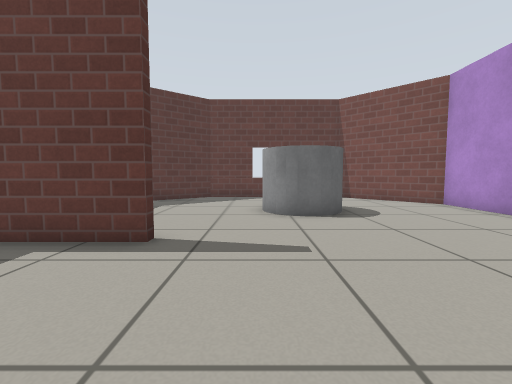
[1] (above)

12 first-person views from a walk through a Gazebo world. The camera is 0.6 m above the floor, tilts 4° down and sees 90° across. The floor is counted in squares, 0.5 m on a side. Each view is taken from the middle of a square. On the plan, view 1 faces up. The plan holds only what a view shows up to about 12 squares ahead; the rest is blank. Simple patterns stand in for the simulator's built-in surfaces.

[2]
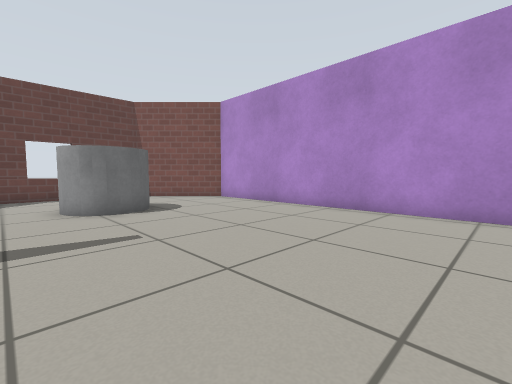

[3]
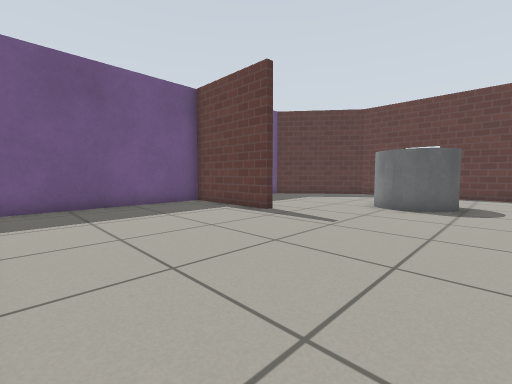

[4]
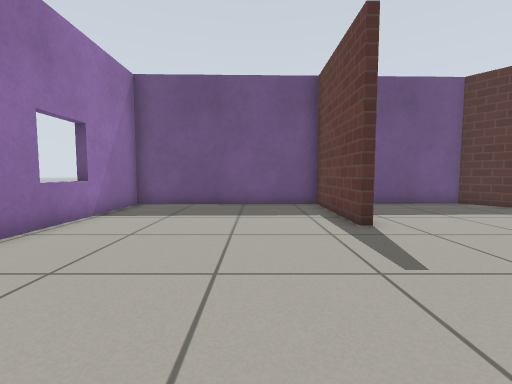

[5]
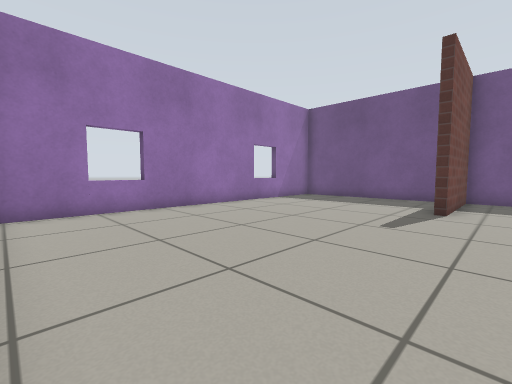

[6]
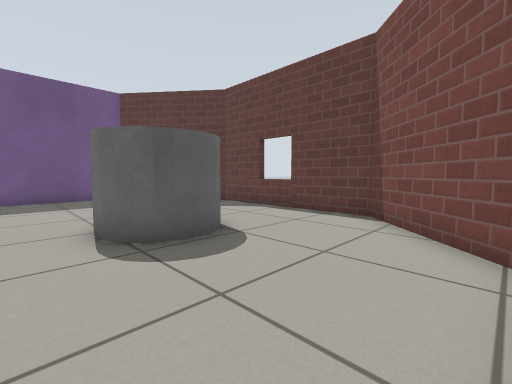

[7]
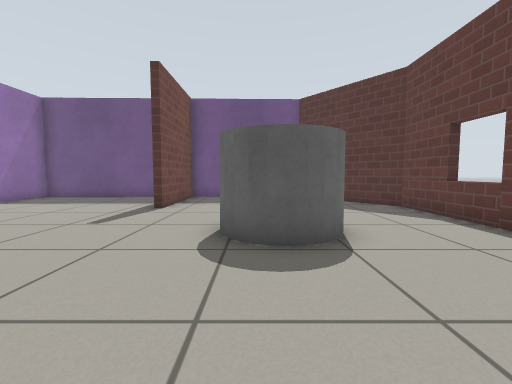

[8]
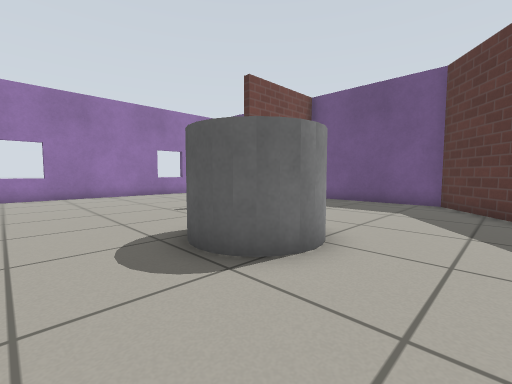

[9]
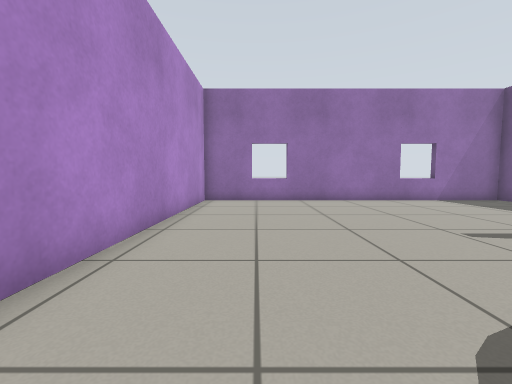

[10]
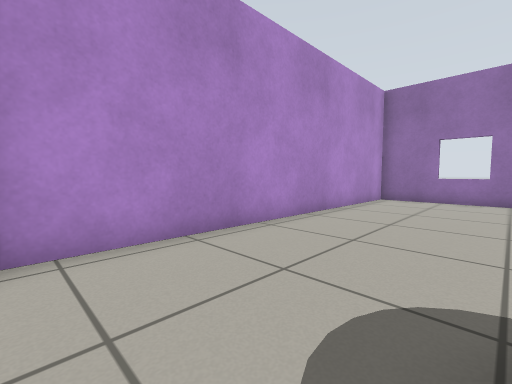

[11]
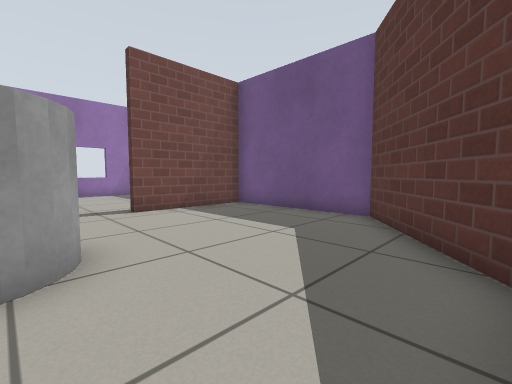

[12]
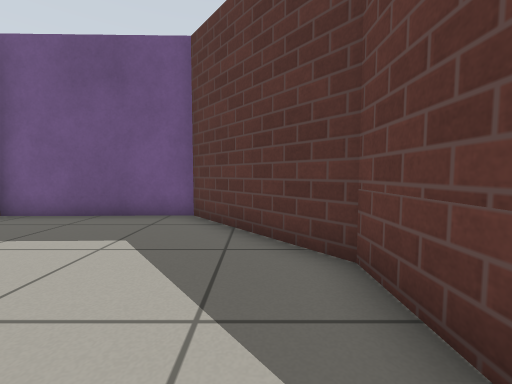

### Floor plan
Points are (right, up) in squares from view 1. A wall is a line through its corners. A room is listed if a view was taken in it or the views show most of it. See-through windows are left out.
Room 1 (views 1, 2, 3, 4, 5, 6, 7, 8, 9, 10, 11, 12)
walls: (-1.9, 4.4) (-6.2, 4.4) (-6.1, -2.7) (7.4, -2.7) (7.4, 10.1) (4.2, 13.4) (-2.4, 13.4) (-6.3, 10.2) (-6.2, 4.7) (-1.9, 4.7); (-0.2, 13.8) (-0.2, 13.2)
objects: grey cylinder (0, 7) to (3, 10)

Where each view was taken, in squares from view 1:
view 1: 0 up, 0 right, facing up
view 2: 1 down, 1 left, facing up-right
view 3: 2 down, 4 right, facing up-left
view 4: 2 up, 4 right, facing left
view 5: 6 up, 7 right, facing down-left
view 6: 6 up, 7 right, facing up-left
view 7: 8 up, 7 right, facing left
view 8: 12 up, 5 right, facing down-left
view 9: 9 up, 5 right, facing down
view 10: 10 up, 3 right, facing down-right
view 11: 13 up, 1 right, facing down-left
view 12: 12 up, 1 right, facing left
